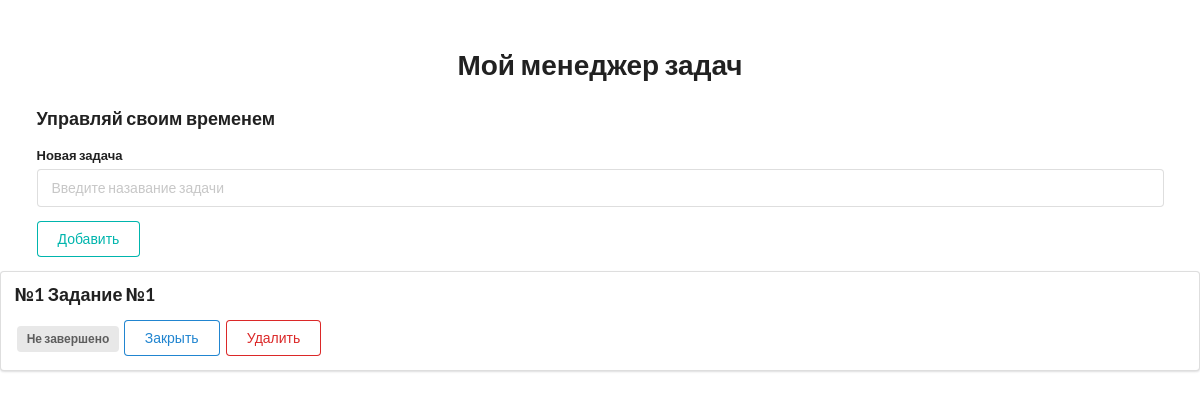
Before: / with the older database file.
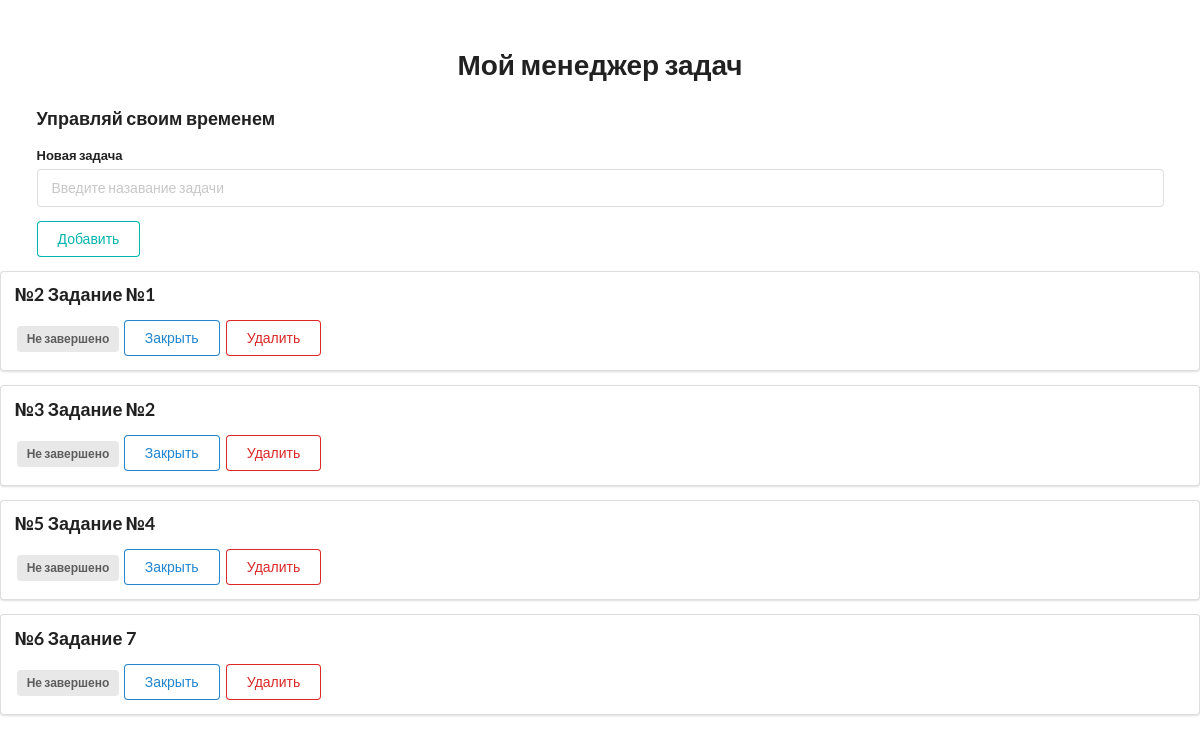
After: the same page with the newer database file.
### todolist/models.py (models this page shows, shortened)
class Todo(models.Model):
    title = models.CharField("Название задания", max_length=100)
    is_complete = models.BooleanField("Завершено", default=False)
    class Meta:
        verbose_name = "Задание"
        verbose_name_plural = "Задания"

### todolist/views.py (the view)
# urls.py: path('', views.index, name='index'),
def index(request):
    todos = Todo.objects.all()
    return render(request, 'todolist/index.html', {'todo_list': todos,
                                                   'title': 'Главная страница',
                                                   })

### todolist/templates/todolist/index.html (shortened to what this page needs)
{% extends 'todolist/layout.html' %}
{% block content %}
<div style="margin-top: 50px;" class="ui container">
    <h1 class="ui center aligned header">Мой менеджер задач</h1>
    <h3 class="test_style">Управляй своим временем</h3>
    <form class="ui form" action="{% url 'add' %}" method="post">
        <div class="field">
            <label>Новая задача</label>
            <input type="text" name="title" placeholder="Введите назавание задачи"><br>
        </div>
        <button class="ui teal basic button" type="submit">Добавить</button>
    </form>
</div>
{% for todo in todo_list %}
    <div class="ui segment">
        <p class="ui big header">№{{ todo.id }} {{ todo.title }}</p>
        {% if todo.is_complete == False %}
            <span class="ui gray label">Не завершено</span>
            <a class="ui primary basic button" href="{% url 'update' todo_id=todo.id %}">Закрыть</a>
        {% else %}
            <span class="ui green label">Завершено</span>
            <a class="ui blue button" href="{% url 'update' todo_id=todo.id %}">Открыть</a>
        {% endif %}
        <a class="ui negative basic button" href="{% url 'delete' todo_id=todo.id %}">Удалить</a>
    </div>
{% endfor %}
{% endblock content %}

### todolist/templates/todolist/layout.html (shortened to what this page needs)
<!DOCTYPE html>
{% load static %}
<html lang="ru">
<head>
    <link rel="stylesheet" href="https://cdn.jsdelivr.net/npm/semantic-ui@2.4.2/dist/semantic.min.css">
    <link rel="stylesheet" href="{% static 'todolist/css/style.css' %}">
</head>
<body>
{% block content%}
{% endblock content %}
</body>
</html>

Changed rows visible on the page:
removed Todo: id "1", title "Задание №1", is_complete "Не завершено"
added Todo: id "2", title "Задание №1", is_complete "Не завершено"
added Todo: id "3", title "Задание №2", is_complete "Не завершено"
added Todo: id "5", title "Задание №4", is_complete "Не завершено"
added Todo: id "6", title "Задание 7", is_complete "Не завершено"
